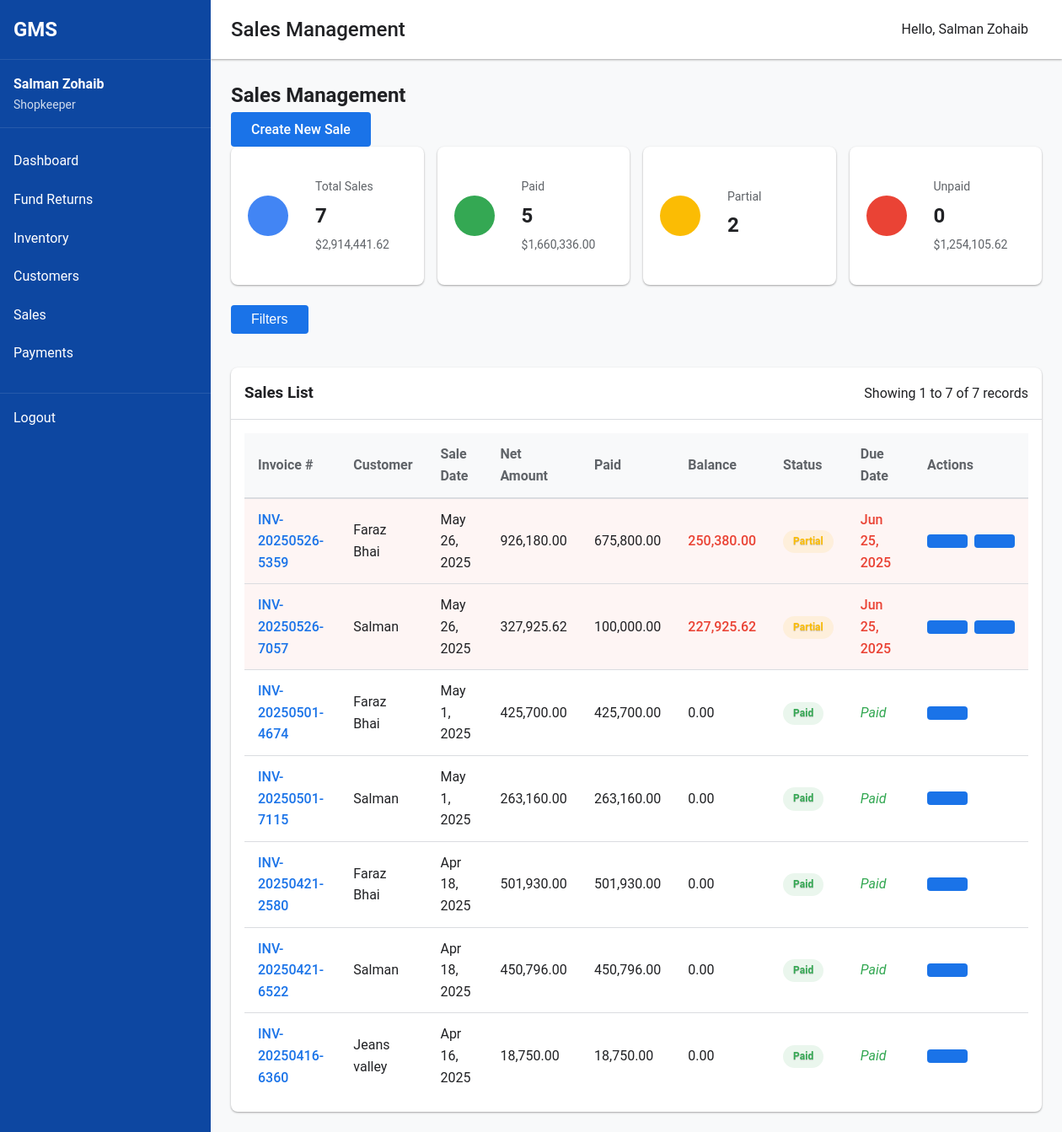
Page /shopkeeper/sales.php (signed in) on the committed database.
### tables this page shows
CREATE TABLE `sales` (
  `id` int(11) NOT NULL,
  `invoice_number` varchar(50) NOT NULL,
  `customer_id` int(11) NOT NULL,
  `sale_date` date NOT NULL,
  `total_amount` decimal(10,2) NOT NULL,
  `discount_amount` decimal(10,2) DEFAULT 0.00,
  `tax_amount` decimal(10,2) DEFAULT 0.00,
  `shipping_cost` decimal(10,2) DEFAULT 0.00,
  `net_amount` decimal(10,2) NOT NULL,
  `payment_status` enum('unpaid','partial','paid') DEFAULT 'unpaid',
  `payment_due_date` date DEFAULT NULL,
  `notes` text DEFAULT NULL,
  `created_by` int(11) NOT NULL,
  `created_at` timestamp NULL DEFAULT current_timestamp(),
  `updated_at` timestamp NULL DEFAULT current_timestamp() ON UPDATE current_timestamp()
);

CREATE TABLE `customers` (
  `id` int(11) NOT NULL,
  `name` varchar(100) NOT NULL,
  `contact_person` varchar(100) DEFAULT NULL,
  `phone` varchar(20) DEFAULT NULL,
  `email` varchar(100) DEFAULT NULL,
  `address` text DEFAULT NULL,
  `created_by` int(11) NOT NULL,
  `created_at` timestamp NULL DEFAULT current_timestamp(),
  `updated_at` timestamp NULL DEFAULT current_timestamp() ON UPDATE current_timestamp()
);

### shopkeeper/sales.php (the view, shortened to what this page needs)
<?php
include_once '../config/auth.php';
include_once '../includes/header.php';
$database = new Database();
$db = $database->getConnection();
$records_per_page = 15;
$page = isset($_GET['page']) ? intval($_GET['page']) : 1;
$page = $page < 1 ? 1 : $page;
$offset = ($page - 1) * $records_per_page;
try {
    $where_clause = "WHERE 1=1";
    $count_query = "SELECT COUNT(*) as total FROM sales s
                   JOIN customers c ON s.customer_id = c.id
                   $where_clause";
    $count_stmt = $db->prepare($count_query);
    $count_stmt->execute();
    $total_records = $count_stmt->fetch(PDO::FETCH_ASSOC)['total'];
    $query = "SELECT s.id, s.invoice_number, c.name as customer_name, s.sale_date,
              s.total_amount, s.discount_amount, s.tax_amount, s.shipping_cost, s.net_amount,
              s.payment_status, s.payment_due_date,
              (SELECT COALESCE(SUM(amount), 0) FROM payments WHERE sale_id = s.id) as amount_paid
              FROM sales s
              JOIN customers c ON s.customer_id = c.id
              $where_clause
              ORDER BY s.sale_date DESC
              LIMIT :offset, :records_per_page";
    $stmt = $db->prepare($query);
    $stmt->bindValue(':offset', $offset, PDO::PARAM_INT);
    $stmt->bindValue(':records_per_page', $records_per_page, PDO::PARAM_INT);
    $stmt->execute();
    $summary_query = "SELECT
                     COUNT(*) as total_sales,
                     SUM(net_amount) as total_amount,
                     SUM(CASE WHEN payment_status = 'paid' THEN net_amount ELSE 0 END) as paid_amount,
                     SUM(CASE WHEN payment_status != 'paid' THEN net_amount ELSE 0 END) as unpaid_amount,
                     COUNT(CASE WHEN payment_status = 'unpaid' THEN 1 END) as unpaid_count,
                     COUNT(CASE WHEN payment_status = 'partial' THEN 1 END) as partial_count,
                     COUNT(CASE WHEN payment_status = 'paid' THEN 1 END) as paid_count
                     FROM sales s $where_clause";
    $summary_stmt = $db->prepare($summary_query);
    $summary_stmt->execute();
    $summary = $summary_stmt->fetch(PDO::FETCH_ASSOC);
} catch(PDOException $e) {
    $error_message = "Database error: " . $e->getMessage();
}
?>
<div class="page-header">
    <h2>Sales Management</h2>
    <div class="page-actions">
        <a href="add-sale.php" class="button">
            <i class="fas fa-plus"></i> Create New Sale
        </a>
    </div>
</div>
<div class="sales-summary">
    <div class="summary-cards">
        <div class="summary-card">
            <div class="card-icon total-icon">
            </div>
            <div class="card-content">
                <div class="card-title">Total Sales</div>
                <div class="card-value"><?php echo number_format($summary['total_sales']); ?></div>
                <div class="card-subtitle">$<?php echo number_format($summary['total_amount'], 2); ?></div>
            </div>
        </div>
        <div class="summary-card">
            <div class="card-icon paid-icon">
            </div>
            <div class="card-content">
                <div class="card-title">Paid</div>
                <div class="card-value"><?php echo number_format($summary['paid_count']); ?></div>
                <div class="card-subtitle">$<?php echo number_format($summary['paid_amount'], 2); ?></div>
            </div>
        </div>
        <div class="summary-card">
            <div class="card-icon partial-icon">
            </div>
            <div class="card-content">
                <div class="card-title">Partial</div>
                <div class="card-value"><?php echo number_format($summary['partial_count']); ?></div>
            </div>
        </div>
        <div class="summary-card">
            <div class="card-icon unpaid-icon">
            </div>
            <div class="card-content">
                <div class="card-title">Unpaid</div>
                <div class="card-value"><?php echo number_format($summary['unpaid_count']); ?></div>
                <div class="card-subtitle">$<?php echo number_format($summary['unpaid_amount'], 2); ?></div>
            </div>
        </div>
    </div>
</div>
<div class="filter-container">
    <button id="toggleFiltersBtn" class="button secondary toggle-filters-btn">
        <i class="fas fa-filter"></i> Filters
    </button>
</div>
<div class="dashboard-card full-width">
    <div class="card-header">
        <h3>Sales List</h3>
        <div class="pagination-info">
            Showing <?php echo min(($page - 1) * $records_per_page + 1, $total_records); ?> to
            <?php echo min($page * $records_per_page, $total_records); ?> of
            <?php echo $total_records; ?> records
        </div>
    </div>
    <div class="card-content">
        <?php if($stmt->rowCount() > 0): ?>
        <div class="table-responsive">
            <table class="data-table">
                <thead>
                    <tr>
                        <th>Invoice #</th>
                        <th>Customer</th>
                        <th>Sale Date</th>
                        <th>Net Amount</th>
                        <th>Paid</th>
                        <th>Balance</th>
                        <th>Status</th>
                        <th>Due Date</th>
                        <th>Actions</th>
                    </tr>
                </thead>
                <tbody>
                    <?php while($row = $stmt->fetch(PDO::FETCH_ASSOC)): ?>
                        <?php
                        $balance = $row['net_amount'] - $row['amount_paid'];
                        $today = new DateTime();
                        $due_date = new DateTime($row['payment_due_date']);
                        $is_overdue = ($row['payment_status'] !== 'paid' && $today > $due_date);
                        ?>
                    <tr class="<?php echo $is_overdue ? 'overdue-row' : ''; ?>">
                        <td>
                            <a href="view-sale.php?id=<?php echo $row['id']; ?>" class="invoice-link">
                                <?php echo htmlspecialchars($row['invoice_number']); ?>
                            </a>
                        </td>
                        <td><?php echo htmlspecialchars($row['customer_name']); ?></td>
                        <td data-label="Date"><?php echo date('M j, Y', strtotime($row['sale_date'])); ?></td>
                        <td data-label="Amount"><?php echo number_format($row['net_amount'], 2); ?></td>
                        <td data-label="Paid"><?php echo number_format($row['amount_paid'], 2); ?></td>
                        <td data-label="Balance" class="<?php echo $balance > 0 ? 'balance-due' : ''; ?>">
                            <?php echo number_format($balance, 2); ?>
                        </td>
                        <td data-label="Status">
                            <span class="status-badge status-<?php echo $row['payment_status']; ?>">
                                <?php echo ucfirst($row['payment_status']); ?>
                            </span>
                        </td>
                        <td data-label="Due Date">
                            <?php if($row['payment_status'] !== 'paid'): ?>
                                <span class="<?php echo $is_overdue ? 'overdue-date' : ''; ?>">
                                    <?php echo date('M j, Y', strtotime($row['payment_due_date'])); ?>
                                </span>
                            <?php else: ?>
                                <span class="paid-indicator">Paid</span>
                            <?php endif; ?>
                        </td>
                        <td>
                            <div class="action-buttons">
                                <a href="view-sale.php?id=<?php echo $row['id']; ?>" class="button small" aria-label="View sale details">
                                </a>
                                <?php if($row['payment_status'] !== 'paid'): ?>
                                <a href="add-payment.php?sale_id=<?php echo $row['id']; ?>" class="button small primary" aria-label="Add payment">
                                </a>
                                <?php endif; ?>
                            </div>
                        </td>
                    </tr>
                    <?php endwhile; ?>
                </tbody>
            </table>
        </div>
        <?php endif; ?>
    </div>
</div>

### assets/css/style.css (style rules this page uses)
:root { --primary: #1a73e8; --primary-dark: #0d47a1; --secondary: #5f6368; --accent: #fbbc04; --success: #34a853; --warning: #fbbc04; --error: #ea4335; --background: #ffffff; --surface: #f8f9fa; --border: #dadce0; --text-primary: #202124; --text-secondary: #5f6368; --font-family: 'Roboto', 'Segoe UI', Arial, sans-serif; --font-size-sm: 0.875rem; --font-size-md: 1rem; --font-size-lg: 1.25rem; --font-size-xl: 1.5rem; --spacing-xs: 0.25rem; --spacing-sm: 0.5rem; --spacing-md: 1rem; --spacing-lg: 1.5rem; --spacing-xl: 2rem; --border-radius-sm: 0.25rem; --border-radius-md: 0.5rem; --border-radius-lg: 1rem; --shadow-sm: 0 1px 3px rgba(0,0,0,0.12), 0 1px 2px rgba(0,0,0,0.24); --shadow-md: 0 3px 6px rgba(0,0,0,0.16), 0 3px 6px rgba(0,0,0,0.23); --shadow-lg: 0 10px 20px rgba(0,0,0,0.19), 0 6px 6px rgba(0,0,0,0.23); }
* { margin: 0; padding: 0; box-sizing: border-box; }
body { font-family: var(--font-family); font-size: var(--font-size-md); color: var(--text-primary); background-color: var(--surface); line-height: 1.6; }
a { color: var(--primary); text-decoration: none; }
button, .button { display: inline-block; background-color: var(--primary); color: white; border: none; padding: var(--spacing-sm) var(--spacing-lg); border-radius: var(--border-radius-sm); cursor: pointer; font-size: var(--font-size-md); font-weight: 500; transition: background-color 0.3s ease; }

### assets/css/dashboard.css (style rules this page uses)
.dashboard-card { background-color: white; border-radius: var(--border-radius-md); box-shadow: var(--shadow-sm); overflow: hidden; }
.dashboard-card.full-width { grid-column: 1 / -1; }
.card-header { display: flex; justify-content: space-between; align-items: center; padding: var(--spacing-md); border-bottom: 1px solid var(--border); }
.card-content { padding: var(--spacing-md); }
.data-table { width: 100%; border-collapse: collapse; }
.data-table th, .data-table td { padding: var(--spacing-sm); text-align: left; border-bottom: 1px solid var(--border); }
.data-table th { font-weight: 500; color: var(--text-secondary); background-color: var(--surface); }
.data-table tr:last-child td { border-bottom: none; }
.status-badge { display: inline-block; padding: 2px 8px; border-radius: 12px; font-size: var(--font-size-sm); font-weight: 500; }
.status-badge { display: inline-block; padding: 0.25rem 0.5rem; border-radius: 1rem; font-size: var(--font-size-sm, 0.875rem); font-weight: 500; color: white; text-shadow: 0 1px 1px rgba(0, 0, 0, 0.2); }

### rows in the picture
sales: invoice_number "INV-20250526-5359", customer.name "Faraz Bhai", sale_date "May 26, 2025", net_amount "926,180.00", amount_paid "675,800.00", balance "250,380.00", payment_status "Partial", payment_due_date "Jun 25, 2025"
sales: invoice_number "INV-20250526-7057", customer.name "Salman", sale_date "May 26, 2025", net_amount "327,925.62", amount_paid "100,000.00", balance "227,925.62", payment_status "Partial", payment_due_date "Jun 25, 2025"
sales: invoice_number "INV-20250501-4674", customer.name "Faraz Bhai", sale_date "May 1, 2025", net_amount "425,700.00", amount_paid "425,700.00", balance "0.00", payment_status "Paid"
sales: invoice_number "INV-20250501-7115", customer.name "Salman", sale_date "May 1, 2025", net_amount "263,160.00", amount_paid "263,160.00", balance "0.00", payment_status "Paid"
sales: invoice_number "INV-20250421-2580", customer.name "Faraz Bhai", sale_date "Apr 18, 2025", net_amount "501,930.00", amount_paid "501,930.00", balance "0.00", payment_status "Paid"
sales: invoice_number "INV-20250421-6522", customer.name "Salman", sale_date "Apr 18, 2025", net_amount "450,796.00", amount_paid "450,796.00", balance "0.00", payment_status "Paid"
sales: invoice_number "INV-20250416-6360", customer.name "Jeans valley", sale_date "Apr 16, 2025", net_amount "18,750.00", amount_paid "18,750.00", balance "0.00", payment_status "Paid"

### other values in the picture
$_SESSION['full_name'] "Salman Zohaib"
$_SESSION['role'] "Shopkeeper"
$page_title "Sales Management"
$summary['total_sales'] "7"
$summary['total_amount'] "2,914,441.62"
$summary['paid_count'] "5"
$summary['paid_amount'] "1,660,336.00"
$summary['partial_count'] "2"
$summary['unpaid_count'] "0"
$summary['unpaid_amount'] "1,254,105.62"
min(($page - 1) * $records_per_page + 1, $total_records) "1"
min($page * $records_per_page, $total_records) "7"
$total_records "7"
